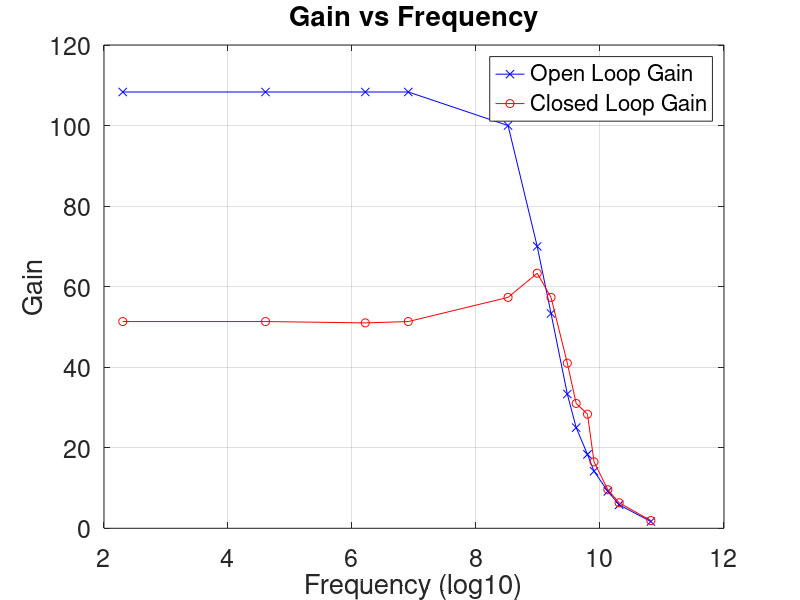
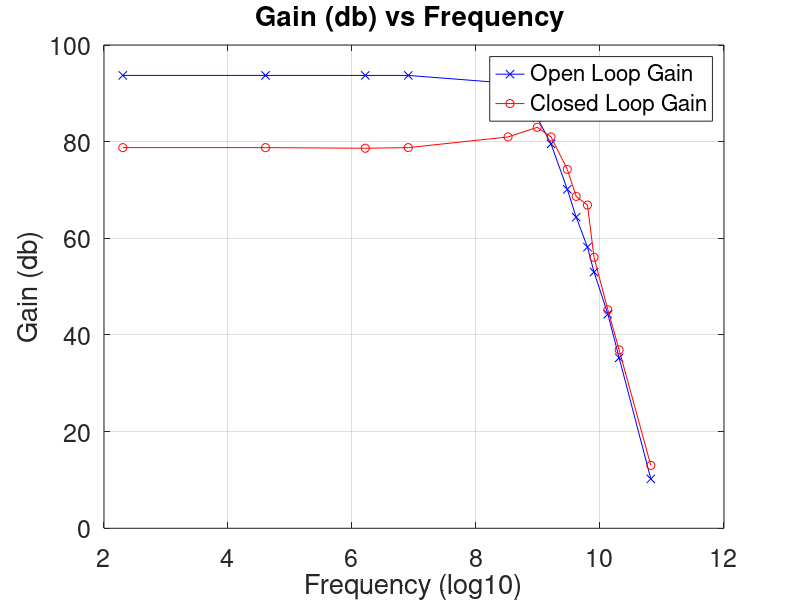
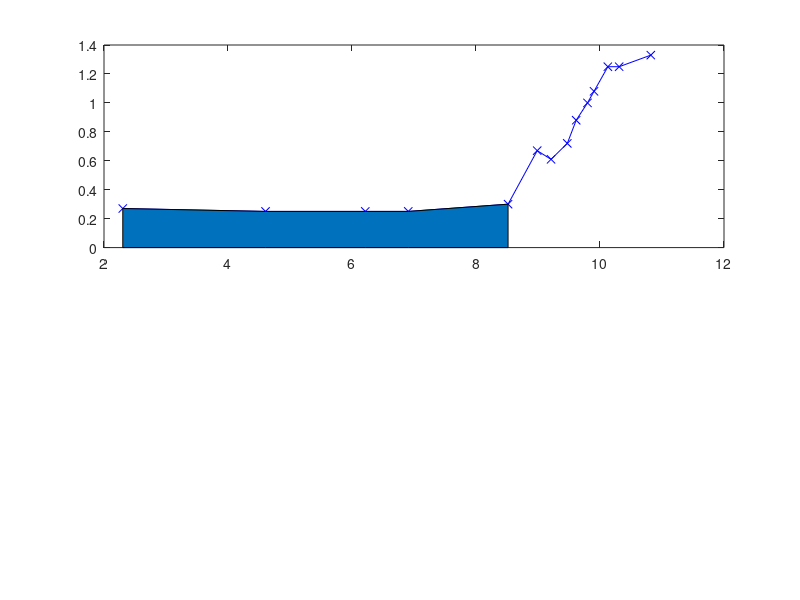

These figures' MATLAB source, in order: (Note: this script raises an error after producing the figures.)
%%% TEMPLATE MATLAB CODE FOR PLOTTING GRAPHS %%%%%

clc;
close all;
clear all;

%open loop values
open_freq = [0.01	0.1	0.5	1	5	8	10	13	15	18	20	25	30	50] * 1e3;
open_v_in = [120 120 120 120 120 120 120 120 120 120 120 120 120 120] * 1e-3;
open_v_out = [13.0 13.0 13.0 13.0 12.0 8.4	6.4	4.0	3.0	2.2	1.7	1.1	0.7	0.2];
open_v_in_distortion = [270	250	250	250	300	670	610	720	880	1000 1080 1250 1250 1330] * 1e-3;
open_phase = [180.0 180.0 175.0 167.0 115.0 74.5 56.5 38.0 28.5 18.1 11.0 0.0 -1.8 -33.8];

open_v_out_current_limit = [16.2 16.2 16.2 16.2 16.0 16.0 15.8 13.4 9.0	4.6];
open_rl = [1000	900	800	700	600	500	400	300	200	100];

open_gain = open_v_out./open_v_in;
open_gain_db = 20*log(open_gain);
open_freq_log = log(open_freq);

%closed loop values
closed_freq = [0.01	0.1	0.5	1	5	8	10	13	15	18	20	25	30	50] * 1e3;
closed_v_in = [120 120 120 120 120 120 120 120 120 120 120 120 120 120] * 1e-3;
closed_v_out = [6.16	6.16	6.12	6.16	6.88	7.60	6.88	4.92	3.72	3.40	1.98	1.15	0.76	0.23];
closed_v_in_distortion = [510	510	510	520	470	350	390	490	570	710	940	1100	1100	1260] * 1e-3;

closed_v_out_current_limit = [7.80	7.68	7.68	7.68	7.68	7.68	7.68	7.68	7.60	4.40];
closed_rl = [1000	900	800	700	600	500	400	300	200	100];

closed_gain = closed_v_out./closed_v_in;
closed_gain_db = 20*log(closed_gain);
closed_freq_log = log(closed_freq);


%gain vs freq (log scale)
figure(1);
plot(open_freq_log,open_gain,'-xb'); 
hold on
plot(open_freq_log, closed_gain,'-or');
xlabel('Frequency (log10)','Fontsize',24);
ylabel('Gain','Fontsize',24);
title('Gain vs Frequency','Fontsize',24);
set(gca,'Fontsize',18);
grid on;
legend('Open Loop Gain', 'Closed Loop Gain');

% gain (db) vs freq
figure(2);
plot(open_freq_log, open_gain_db,'-xb'); 
hold on
plot(open_freq_log, closed_gain_db,'-or');
xlabel('Frequency (log10)','Fontsize',24);
ylabel('Gain (db)','Fontsize',24);
title('Gain (db) vs Frequency ','Fontsize',24);
set(gca,'Fontsize',18);
grid on;
legend('Open Loop Gain', 'Closed Loop Gain');


% open loop phase vs freq
figure(3);
plot(open_freq_log, open_phase,'-xb'); 
xlabel('Frequency (log10)','Fontsize',24);
ylabel('Phase','Fontsize',24);
title('Open Loop Phase vs Frequency ','Fontsize',24);
set(gca,'Fontsize',18);
grid on;

% Vi at onset of distortion vs freq
figure(3);
subplot(2,1,1);
plot(open_freq_log, open_v_in_distortion,'-xb');
hold on;
h1 = area(open_freq_log(1,1:5), open_v_in_distortion(1,1:5));
h1.FaceColor = 'b';
h1.FaceAlpha = 0.5;
h1.EdgeAlpha = 0;
xlabel('Frequency (log10)','Fontsize',24);
ylabel('Vin (V)','Fontsize',24);
title('Open loop Vin at distortion vs Frequency ','Fontsize',24);
set(gca,'Fontsize',18);
grid on;
hold off;

subplot(2,1,2);
plot(open_freq_log, closed_v_in_distortion,'-or');
hold on;
h1 = area(open_freq_log(1,1:8), closed_v_in_distortion(1,1:8));
h1.FaceColor = 'r';
h1.FaceAlpha = 0.5;
h1.EdgeAlpha = 0;
xlabel('Frequency (log10)','Fontsize',24);
ylabel('Vin (V)','Fontsize',24);
title('Closed loop Vin at distortion vs Frequency ','Fontsize',24);
set(gca,'Fontsize',18);
grid on;
hold off;


% Vout pk-pj vs 1/Rl
figure(4);
plot(open_rl, open_v_out_current_limit,'-xb');
xlabel('RL (ohm)','Fontsize',24);
ylabel('Vout (V))','Fontsize',24);
title('Vout vs RL ','Fontsize',24);
set(gca,'Fontsize',18);
grid on;

